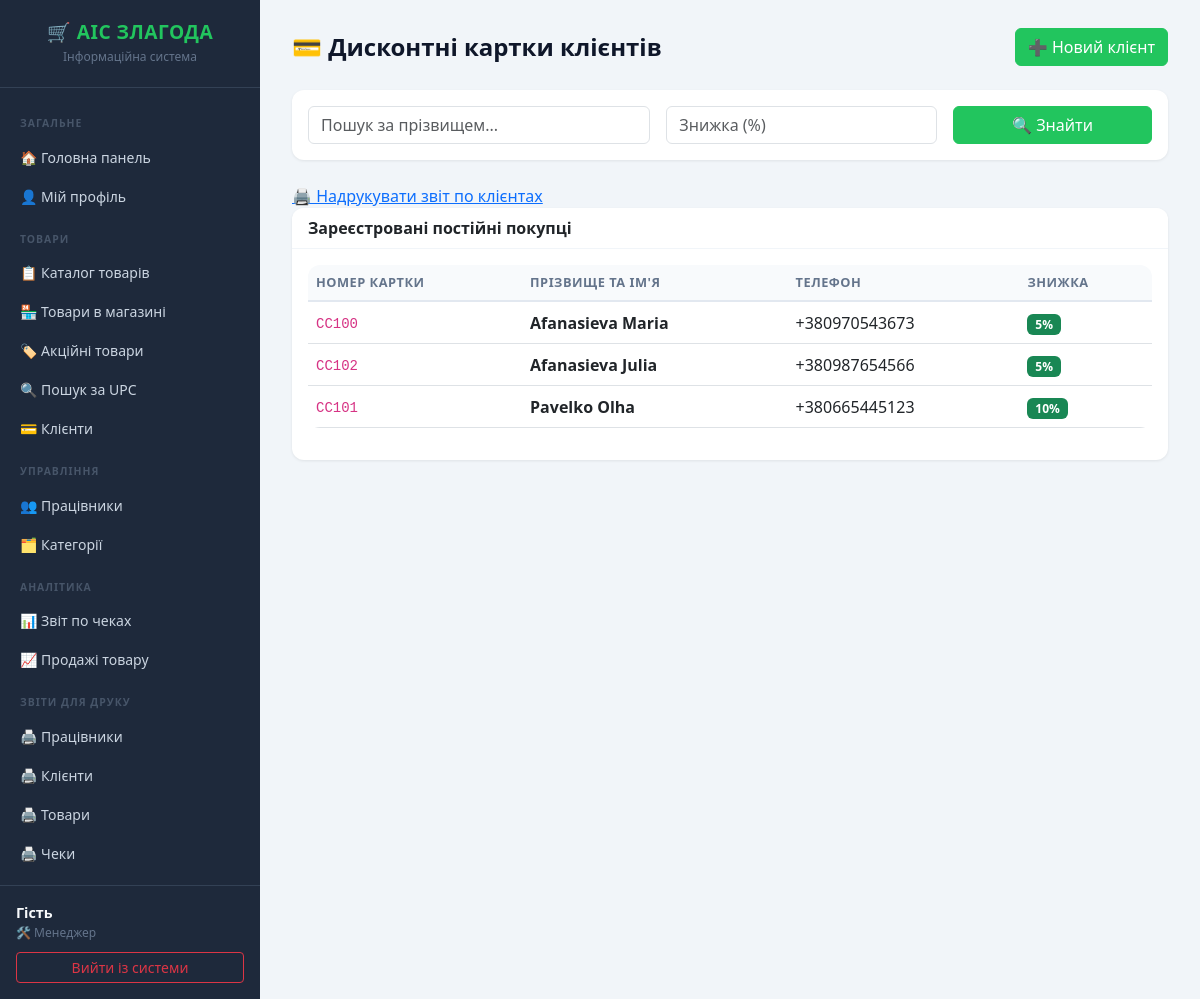
The app's page /customers/ (signed in), older data.
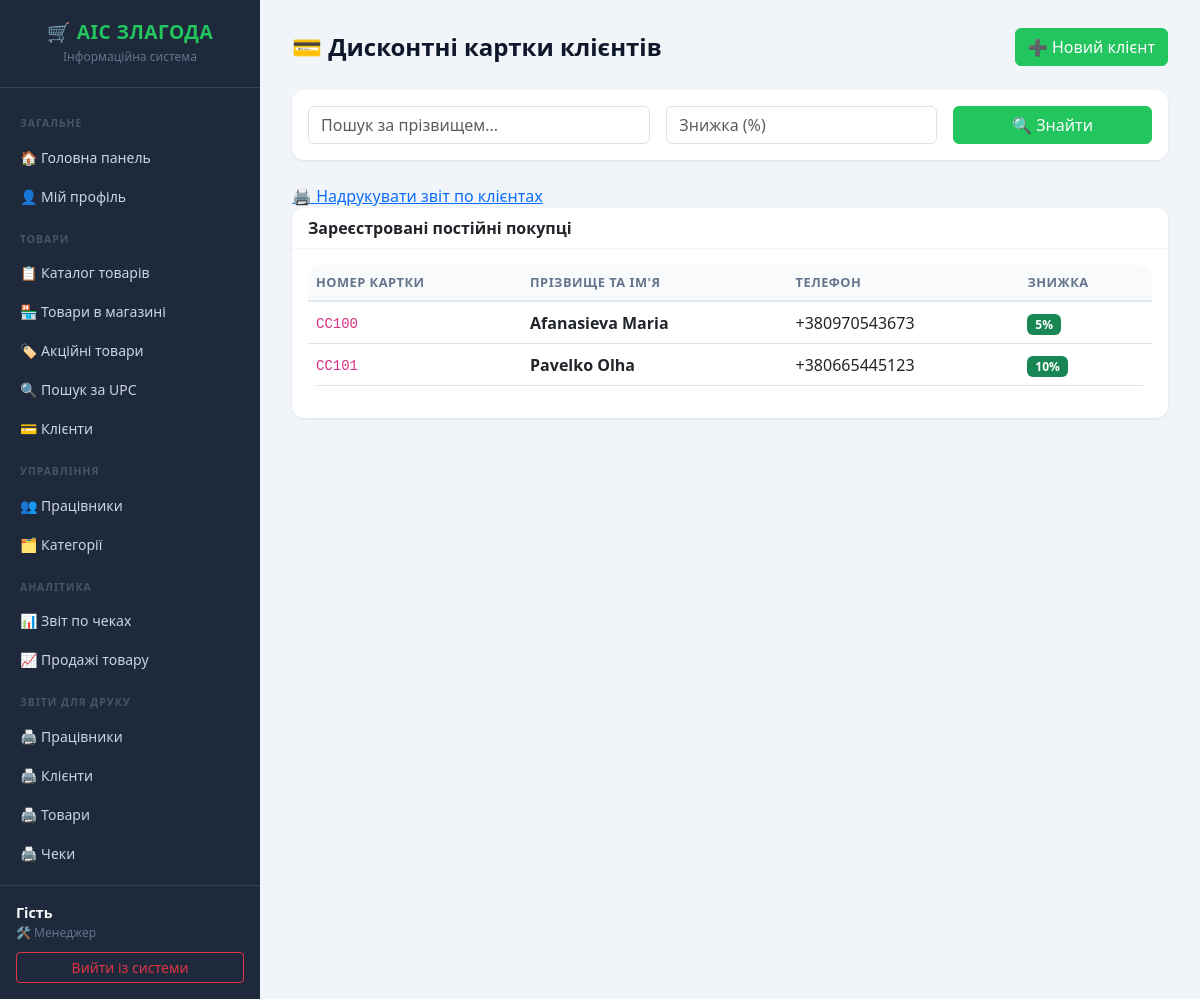
The same page, newer data.
### tables this page shows
CREATE TABLE Customer_Card(
        card_number TEXT PRIMARY KEY,
        cust_surname TEXT NOT NULL,
        cust_name TEXT NOT NULL,
        cust_patronymic TEXT,
        phone_number TEXT NOT NULL CHECK(length(phone_number) <= 13),
        city TEXT,
        street TEXT,
        zip_code TEXT,
        percent INTEGER NOT NULL CHECK(percent >= 0 AND percent <= 100)
    );

### backend/CustomerCard.py (the view)
@customer_card_bp.route('/')
@login_required
def manage_customers():
    percent = request.args.get('percent', '')
    search = request.args.get('search', '').strip()
    query = "SELECT * FROM Customer_Card WHERE 1=1"
    params = []
    if percent:
        query += " AND percent = ?"
        params.append(int(percent))
    if search:
        query += " AND LOWER(cust_surname) LIKE LOWER(?)"
        params.append(f'%{search}%')
    query += " ORDER BY cust_surname"
    conn = get_db_connection()
    customers = conn.execute(query, params).fetchall()
    conn.close()
    if session['role'] == 'Manager':
        return render_template('customer/customers.html',
                               customers=customers, percent=percent, search=search)
    return render_template('customer/customers.html', customers=customers, search=search)

### backend/initdb.py (called while the page is built)
def get_db_connection():
    conn = sqlite3.connect(DB_PATH)
    conn.row_factory = sqlite3.Row
    conn.execute("PRAGMA foreign_keys = ON;")
    return conn

### templates/customer/customers.html (shortened to what this page needs)
{% extends 'base.html' %}
{% block content %}
<div class="d-flex justify-content-between align-items-center mb-4">
    <h1 class="page-title m-0">💳 Дисконтні картки клієнтів</h1>
    <a href="{{ url_for('customer_card.add_customer') }}" class="btn btn-primary">
        ➕ Новий клієнт
    </a>
</div>
<div class="card mb-4">
    <div class="card-body">
        <form method="GET" action="{{ url_for('customer_card.manage_customers') }}" class="row g-3">
            <div class="col-md-5">
                <input type="text" name="search_surname" class="form-control" placeholder="Пошук за прізвищем..." value="{{ request.args.get('search_surname', '') }}">
            </div>
            <div class="col-md-4">
                <input type="number" name="percent" class="form-control" placeholder="Знижка (%)" value="{{ request.args.get('percent', '') }}">
            </div>
            <div class="col-md-3">
                <button type="submit" class="btn btn-primary w-100">🔍 Знайти</button>
            </div>
        </form>
    </div>
</div>
<div class=\"mt-3\">
    <a href=\"{{ url_for('analytics.print_report', report_type='customers', search_surname=request.args.get('search_surname', ''), percent=request.args.get('percent', '')) }}\" target=\"_blank\" class=\"btn btn-outline-secondary\">
        🖨️ Надрукувати звіт по клієнтах
    </a>
</div>
<div class="card">
    <div class="card-header">Зареєстровані постійні покупці</div>
    <div class="card-body">
        <div class="table-responsive">
            <table class="table table-hover align-middle">
                <thead>
                    <tr>
                        <th>Номер картки</th>
                        <th>Прізвище та Ім'я</th>
                        <th>Телефон</th>
                        <th>Знижка</th>
                    </tr>
                </thead>
                <tbody>
                    {% for card in customers %}
                    <tr>
                        <td><code>{{ card.card_number }}</code></td>
                        <td><strong>{{ card.cust_surname }} {{ card.cust_name }}</strong></td>
                        <td>{{ card.phone_number or '-' }}</td>
                        <td><span class="badge bg-success">{{ card.percent }}%</span></td>
                    </tr>
                    {% else %}
                    <tr>
                        <td colspan="4" class="text-center text-muted py-4">Жодної картки не знайдено.</td>
                    </tr>
                    {% endfor %}
                </tbody>
            </table>
        </div>
    </div>
</div>
{% endblock %}

Row changes from the older to the newer data that the page shows:
removed Customer_Card: card_number "СС102", cust_surname "Afanasieva", cust_name "Julia", phone_number "+380987654566", percent "5"
